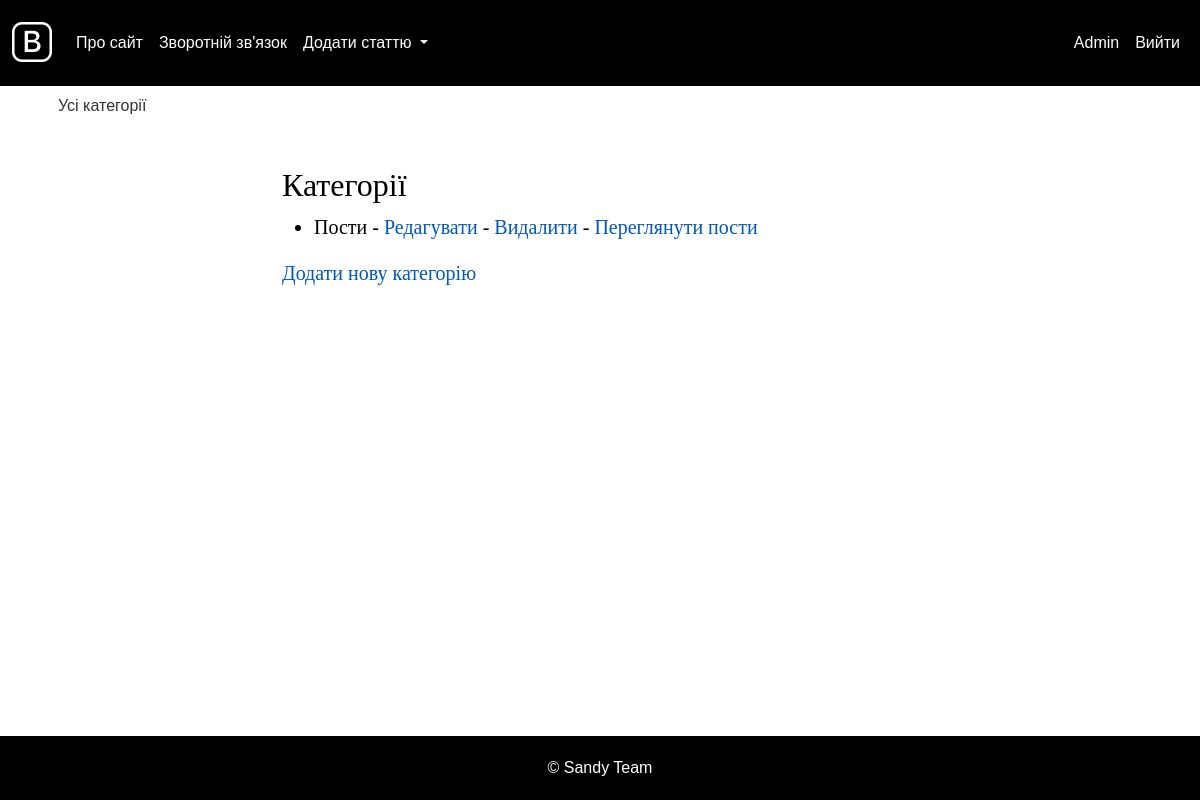
The app's page /categories/ (signed in), older data.
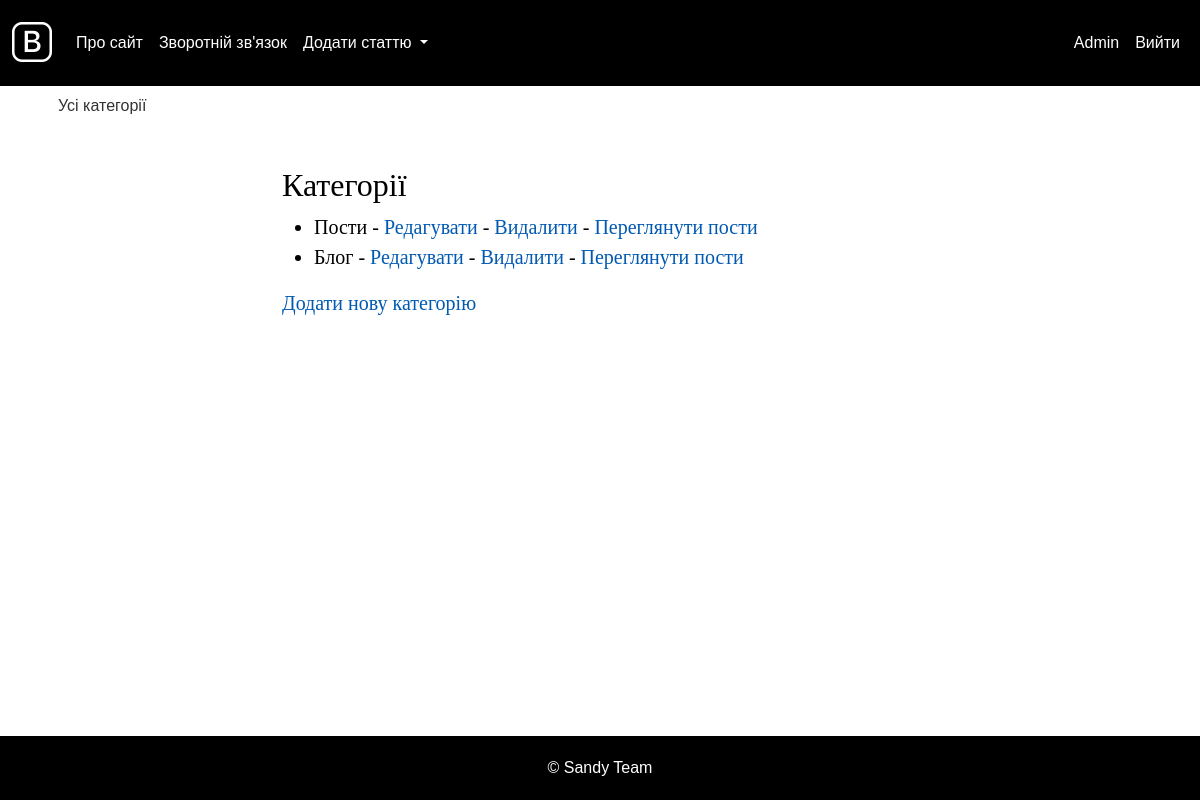
The same page, newer data.
### blog/models.py (models this page shows, shortened)
class Category(models.Model):
    name = models.CharField(max_length=100, verbose_name="Назва категорії")
    slug = models.SlugField(max_length=255, unique=True, verbose_name="URL")
    class Meta:
        verbose_name = 'Категорія'
        verbose_name_plural = 'Категорії'
        ordering = ['id']

### blog/views.py (the view)
# urls.py: path('categories/', CategoryListView.as_view(), name='category_list'),
@method_decorator(staff_member_required, name='dispatch')
class CategoryListView(ListView):
    model = Category
    template_name = 'list_categories.html'
    context_object_name = 'categories'

### blog/templates/list_categories.html
{% extends 'base.html' %}
{% block content %}
<h2>Категорії</h2>
<ul>
    {% for category in categories %}
        <li>{{ category.name }} -
            <a href="{% url 'category_edit' category.pk %}">Редагувати</a> -
            <a href="{% url 'category_delete' category.pk %}">Видалити</a> -
            <a href="{% url 'category_posts' category.pk %}">Переглянути пости</a>
        </li>
    {% endfor %}
</ul>
<a href="{% url 'category_add' %}">Додати нову категорію</a>
{% endblock %}

Row changes from the older to the newer data that the page shows:
added Category: name "Блог"
